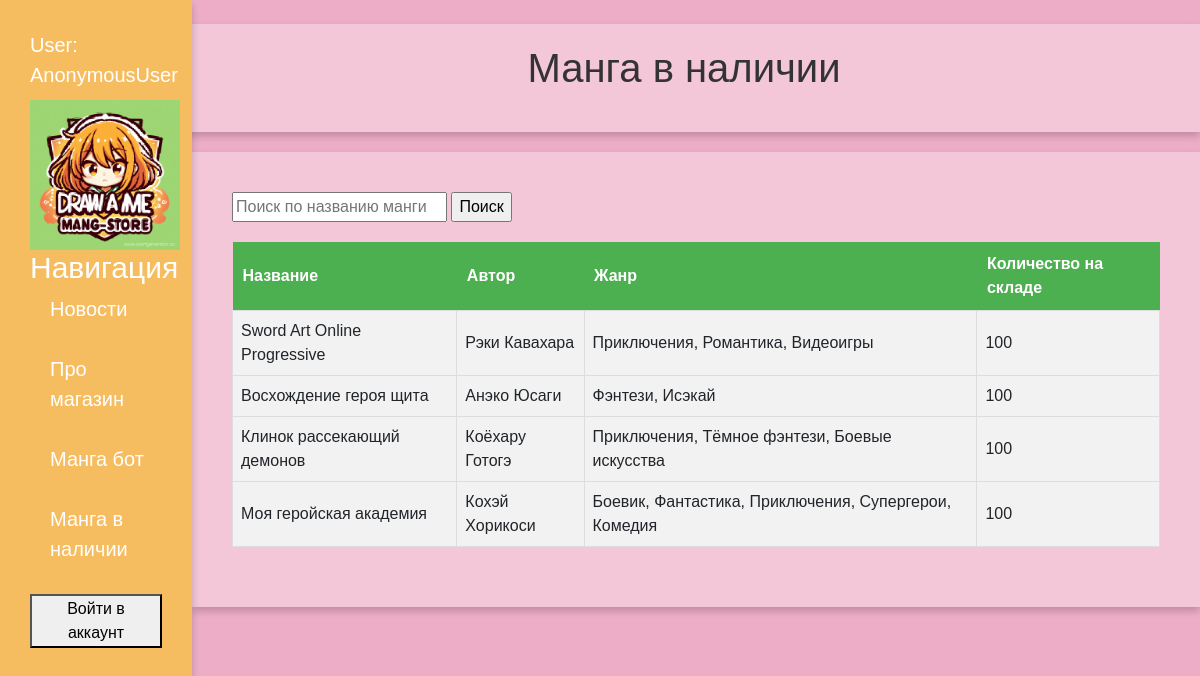
The app's page /storage/ with its own data.
### storage/models.py (models this page shows, shortened)
class Manga_table(models.Model):
    title = models.CharField('Название',max_length=100)
    author = models.CharField('Автор', max_length=100)
    genre = models.CharField('Жанр', max_length=100)
    quantity = models.IntegerField('Количество на складе')
    class Meta:
        verbose_name = 'Манга'
        verbose_name_plural = 'Манга'

### storage/views.py (the view)
# urls.py: path('', views.manga_list, name='manga_list'),
def manga_list(request):
    query = request.GET.get('q')
    if query:
        manga = Manga_table.objects.filter(title__icontains=query)
    else:
        manga = Manga_table.objects.all()
    return render(request, 'storage/manga_list.html', {'manga': manga})

### storage/templates/storage/manga_list.html (shortened to what this page needs)
{% extends 'main/layout.html' %}
{% block content %}main/
    <main class="label">
        <h1>Манга в наличии</h1>
    </main>
    <div class="info">
        <main class="main_table">
        <form method="get" action="{% url 'manga_list' %}">
        <input type="text" name="q" placeholder="Поиск по названию манги">
        <input type="submit" value="Поиск">
    </form>
    <table>
        <tr>
            <th>Название</th>
            <th>Автор</th>
            <th>Жанр</th>
            <th>Количество на складе</th>
        </tr>
        {% for el in manga %}
        <tr>
            <td>{{ el.title }}</td>
            <td>{{ el.author }}</td>
            <td>{{ el.genre }}</td>
            <td>{{ el.quantity }}</td>
        </tr>
        {% endfor %}
    </table>
    </main>
    </div>
{% endblock %}

### main/templates/main/layout.html (shortened to what this page needs)
{% load static %}
<!doctype html>
<html lang="en">
<head>
    <link rel="stylesheet" href="https://cdn.jsdelivr.net/npm/bootstrap@5.3.2/dist/css/bootstrap.min.css">
    <link rel="stylesheet" href="{% static 'main/css/main.css' %}">
    <link rel="stylesheet" href="{% static 'main/css/about.css' %}">
    <link rel="stylesheet" href="{% static 'storage/css/Manga_table.css' %}">
    <link rel="stylesheet" href="{% static 'main/css/table_news.css' %}">
    <link rel="stylesheet" href="{% static 'mangabot/css/mangabot.css' %}">
    <link href='https://use.fontawesome.com/releases/v5.8.2/css/all.css' rel='stylesheet'/>
</head>
<body>
    <aside>
        <li class="list-group">
            User: {{ user }}
        </li>
        <img src="{% static 'main/img/logoShop.png'%}" alt="logo">
        <h3>Навигация</h3>
        <ul>
            <a href="{% url 'home' %}"> Новости</li></a>
            <a href="{% url 'about' %}"><li> Про магазин</li></a>
            <a href="{% url 'bot_page' %}"><li> Манга бот</li></a>
            <a href="{% url 'manga_list' %}"><li> Манга в наличии</li></a>
            {% if user.is_authenticated %}
                <form method="post" action="{% url 'logout' %}">
                    {% csrf_token %}
                    <button class="log" type="submit">Выйти из аккаунта</button>
                </form>
            {% else %}
                <form action="{% url 'login' %}">
                    <button class="log" type="submit">Войти в аккаунт</button>
                </form>
            {% endif %}
        </ul>
    </aside>
    {% block content %}
    {% endblock %}
</body>
</html>

### main/static/main/css/main.css (style rules this page uses)
body { background: rgb(237, 173, 199); font-family: Arial, sans-serif; }
aside { position: fixed; left: 0; top: 0; background: rgba(246, 189, 96, 1); width: 16%; padding: 2.5%; height: 100vh; box-shadow: 0 4px 8px 0 rgba(0,0,0,0.2); overflow-y: auto; }
aside img { width: 150px; height: 150px; float: left; margin-right: 10px; }
aside h3 { margin-top: 150px; font-size: 30px; color: #FFFFFF; }
aside ul { list-style: none; padding: 0; margin: 0; }
aside ul li { display: flex; align-items: center; transition: all .6s ease; padding-left: 20px; color: #FFFFFF; }
aside ul a { color: #FFFFFF; text-decoration: none; font-size: 20px; padding: 20px; text-align: left; flex-grow: 1; cursor: pointer; }
.label { margin-left: 14%; padding: 20px; background: rgba(255,255,255,0.3); box-shadow: 0 4px 8px 0 rgba(0,0,0,0.2); }
.list-group { color: #FFFFFF; font-size: 20px; margin-bottom: 10px; }

### main/static/main/css/about.css (style rules this page uses)
.info { margin-left: 16%; padding: 20px; background: rgba(255, 255, 255, 0.3); box-shadow: 0 4px 8px 0 rgba(0, 0, 0, 0.2); margin-top: 20px; }

### storage/static/storage/css/Manga_table.css (style rules this page uses)
table { width: 100%; border-collapse: collapse; margin: 20px 0; font-family: Arial, sans-serif; }
th { background-color: #4CAF50; color: white; padding: 10px; text-align: left; }
td { border: 1px solid #ddd; padding: 8px; }
tr { background-color: #f2f2f2; }
h1 { text-align: center; color: #333; margin-bottom: 20px; }
.main_table { padding: 20px; }

### records on screen
Manga_table: title "Sword Art Online Progressive", author "Рэки Кавахара", genre "Приключения, Романтика, Видеоигры", quantity "100"
Manga_table: title "Восхождение героя щита", author "Анэко Юсаги", genre "Фэнтези, Исэкай", quantity "100"
Manga_table: title "Клинок рассекающий демонов", author "Коёхару Готогэ", genre "Приключения, Тёмное фэнтези, Боевые искусства", quantity "100"
Manga_table: title "Моя геройская академия", author "Кохэй Хорикоси", genre "Боевик, Фантастика, Приключения, Супергерои, Комедия", quantity "100"

### other values on screen
{{ user }} "AnonymousUser"
